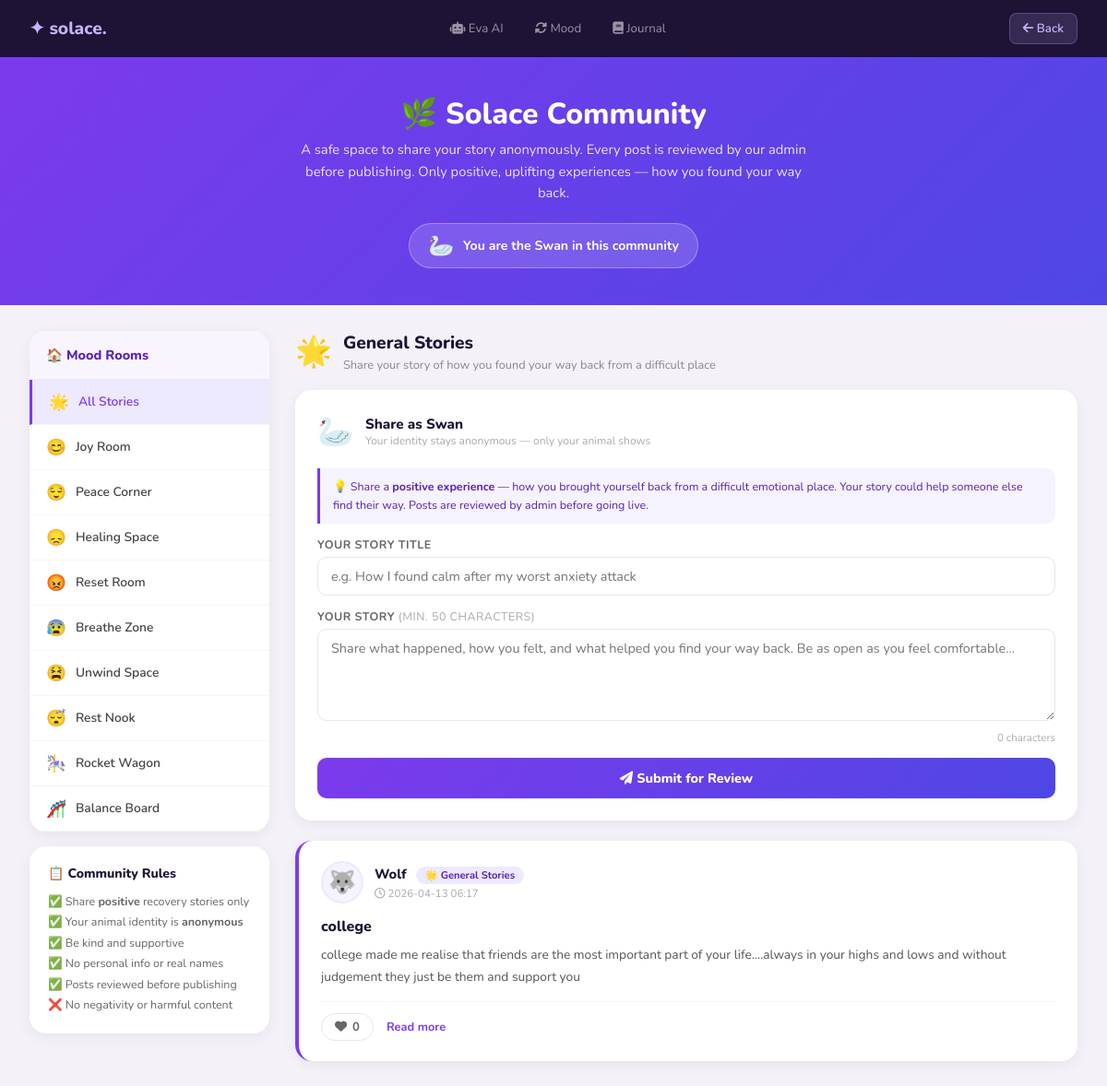
Screenshot of /community (signed in) with the database file from the repository.
### tables this page shows
CREATE TABLE community_posts (
                id           INTEGER PRIMARY KEY AUTOINCREMENT,
                user_id      INTEGER REFERENCES users(id),
                mood_room    TEXT NOT NULL,
                title        TEXT NOT NULL,
                story        TEXT NOT NULL,
                animal_name  TEXT NOT NULL,
                animal_emoji TEXT NOT NULL,
                status       TEXT DEFAULT 'pending',
                likes        INTEGER DEFAULT 0,
                created_at   DATETIME DEFAULT CURRENT_TIMESTAMP
            );

### app.py (the view, shortened to what this page needs)
@app.route("/community")
@login_required
def community() -> Any:
    room = request.args.get("room", "general")
    if room not in MOOD_ROOMS:
        room = "general"
    with get_db() as conn:
        if room == "general":
            posts = conn.execute("""
                SELECT cp.*, u.username FROM community_posts cp
                JOIN users u ON cp.user_id = u.id
                WHERE cp.status = 'approved'
                ORDER BY cp.created_at DESC
            """).fetchall()
        liked_ids = set()
        liked_rows = conn.execute(
            "SELECT post_id FROM community_likes WHERE user_id=?",
            (session["user_id"],)
        ).fetchall()
        liked_ids = {r["post_id"] for r in liked_rows}
    animal_name, animal_emoji = get_user_animal(session["user_id"])
    return render_template(
        "community.html",
        posts=posts,
        rooms=MOOD_ROOMS,
        current_room=room,
        animal_name=animal_name,
        animal_emoji=animal_emoji,
        liked_ids=liked_ids,
        username=session["username"],
    )

### app.py (called while the page is built)
def get_db() -> sqlite3.Connection:
    db_path = os.path.join(os.path.dirname(os.path.abspath(__file__)), "database.db")
    conn = sqlite3.connect(db_path)
    conn.row_factory = sqlite3.Row
    return conn

def login_required(f: Any) -> Any:
    @wraps(f)
    def dec(*args: Any, **kwargs: Any) -> Any:
        if "user_id" not in session:
            return redirect(url_for("login_page"))
        return f(*args, **kwargs)
    return dec

### templates/community.html (shortened to what this page needs)
<!DOCTYPE html>
<html lang="en">
<head>
    <link rel="stylesheet" href="https://cdnjs.cloudflare.com/ajax/libs/font-awesome/6.0.0/css/all.min.css">
</head>
<body>
<div class="topbar">
    <a href="/dashboard" class="brand">✦ solace.</a>
    <div class="tlinks">
        <a href="/ai_chat"><i class="fas fa-robot"></i> Eva AI</a>
        <a href="/tracker"><i class="fas fa-sync-alt"></i> Mood</a>
        <a href="/journal"><i class="fas fa-book"></i> Journal</a>
    </div>
    <a href="/dashboard" class="back-btn"><i class="fas fa-arrow-left"></i> Back</a>
</div>
<div class="hero">
    <h1>🌿 Solace Community</h1>
    <p>A safe space to share your story anonymously. Every post is reviewed by our admin before publishing. Only positive, uplifting experiences — how you found your way back.</p>
    <div class="my-animal">
        <span class="emoji">{{ animal_emoji }}</span>
        <span>You are the <strong>{{ animal_name }}</strong> in this community</span>
    </div>
</div>
<div class="layout">
    <div>
        <div class="sidebar-card">
            <div class="sidebar-title">🏠 Mood Rooms</div>
            <a href="/community?room=general" class="room-btn {{ 'active' if current_room == 'general' }}">
                <span class="room-emoji">🌟</span> All Stories
            </a>
            {% for key, room in rooms.items() %}
            {% if key != 'general' %}
            <a href="/community?room={{ key }}" class="room-btn {{ 'active' if current_room == key }}">
                <span class="room-emoji">{{ room.emoji }}</span>
                {{ room.label }}
            </a>
            {% endif %}
            {% endfor %}
        </div>
        <div style="background:white;border-radius:18px;padding:20px;margin-top:16px;box-shadow:0 4px 16px rgba(0,0,0,0.06)">
            <div style="font-weight:800;font-size:0.88rem;color:#1e1235;margin-bottom:10px">📋 Community Rules</div>
            <div style="font-size:0.78rem;color:#666;line-height:1.8">
                ✅ Share <strong>positive</strong> recovery stories only<br>
                ✅ Your animal identity is <strong>anonymous</strong><br>
                ✅ Be kind and supportive<br>
                ✅ No personal info or real names<br>
                ✅ Posts reviewed before publishing<br>
                ❌ No negativity or harmful content
            </div>
        </div>
    </div>
    <div>
        {% set room_info = rooms[current_room] %}
        <div class="room-header">
            <span class="emoji-big">{{ room_info.emoji }}</span>
            <div>
                <h2>{{ room_info.label }}</h2>
                <p>Share your story of how you found your way back from a difficult place</p>
            </div>
        </div>
        <div class="post-form-card">
            <div class="form-header">
                <div class="form-animal">{{ animal_emoji }}</div>
                <div class="form-label-block">
                    <div class="name">Share as {{ animal_name }}</div>
                    <div class="sub">Your identity stays anonymous — only your animal shows</div>
                </div>
            </div>
            <div class="guideline-box">
                💡 Share a <strong>positive experience</strong> — how you brought yourself back from a difficult emotional place. Your story could help someone else find their way. Posts are reviewed by admin before going live.
            </div>
            <form method="POST" action="/community/post">
                <div class="form-field">
                    <label>Your Story Title</label>
                    <input type="text" name="title" placeholder="e.g. How I found calm after my worst anxiety attack" required maxlength="100">
                </div>
                <div class="form-field">
                    <label>Your Story <span style="color:#aaa;font-weight:400">(min. 50 characters)</span></label>
                    <textarea name="story" id="storyText" placeholder="Share what happened, how you felt, and what helped you find your way back. Be as open as you feel comfortable..." required oninput="updateCount(this)"></textarea>
                    <div class="char-count" id="charCount">0 characters</div>
                </div>
                <button type="submit" class="btn-submit">
                    <i class="fas fa-paper-plane me-2"></i> Submit for Review
                </button>
            </form>
        </div>
        {% if posts %}
            {% for post in posts %}
            <div class="story-card" style="--room-color: {{ rooms.get(post.mood_room, rooms['general']).color }}">
                <div class="story-header">
                    <div class="story-animal-badge">{{ post.animal_emoji }}</div>
                    <div class="story-meta">
                        <div>
                            <span class="story-animal-name">{{ post.animal_name }}</span>
                            <span class="story-room-badge">{{ rooms.get(post.mood_room, rooms['general']).emoji }} {{ rooms.get(post.mood_room, rooms['general']).label }}</span>
                        </div>
                        <div class="story-time"><i class="far fa-clock"></i> {{ post.created_at[:16] }}</div>
                    </div>
                </div>
                <div class="story-title">{{ post.title }}</div>
                <div class="story-body collapsed" id="body-{{ post.id }}">{{ post.story }}</div>
                <div class="story-footer">
                    <form onsubmit="likePost(event, {{ post.id }})">
                        <button type="submit" class="like-btn {{ 'liked' if post.id in liked_ids }}" id="like-btn-{{ post.id }}">
                            <i class="fas fa-heart"></i>
                            <span id="like-count-{{ post.id }}">{{ post.likes }}</span>
                        </button>
                    </form>
                    <button class="read-more-btn" onclick="toggleRead({{ post.id }}, this)">Read more</button>
                </div>
            </div>
            {% endfor %}
        {% else %}
            <div class="empty-state">
                <span class="icon">🌱</span>
                <p>No stories here yet. Be the first to share your experience in this room!</p>
            </div>
        {% endif %}
    </div>
</div>
</body>
</html>

### rows the page displays
community_posts: animal_emoji "🐺", animal_name "Wolf", get "🌟", get "General Stories", created_at "2026-04-13 06:17", title "college", story "college made me realise that friends are the most important part of your life....always in your highs and lows and without judgement they just be them and support you", likes "0"

### other values shown
{{ animal_emoji }} "🦢"
{{ animal_name }} "Swan"
{{ room.emoji }} "😊" "😌" "😞" "😡" "😰" "😫" "😴" "🎠" "🎢"
{{ room.label }} "Joy Room" "Peace Corner" "Healing Space" "Reset Room" "Breathe Zone" "Unwind Space" "Rest Nook" "Rocket Wagon" "Balance Board"
{{ room_info.emoji }} "🌟"
{{ room_info.label }} "General Stories"
